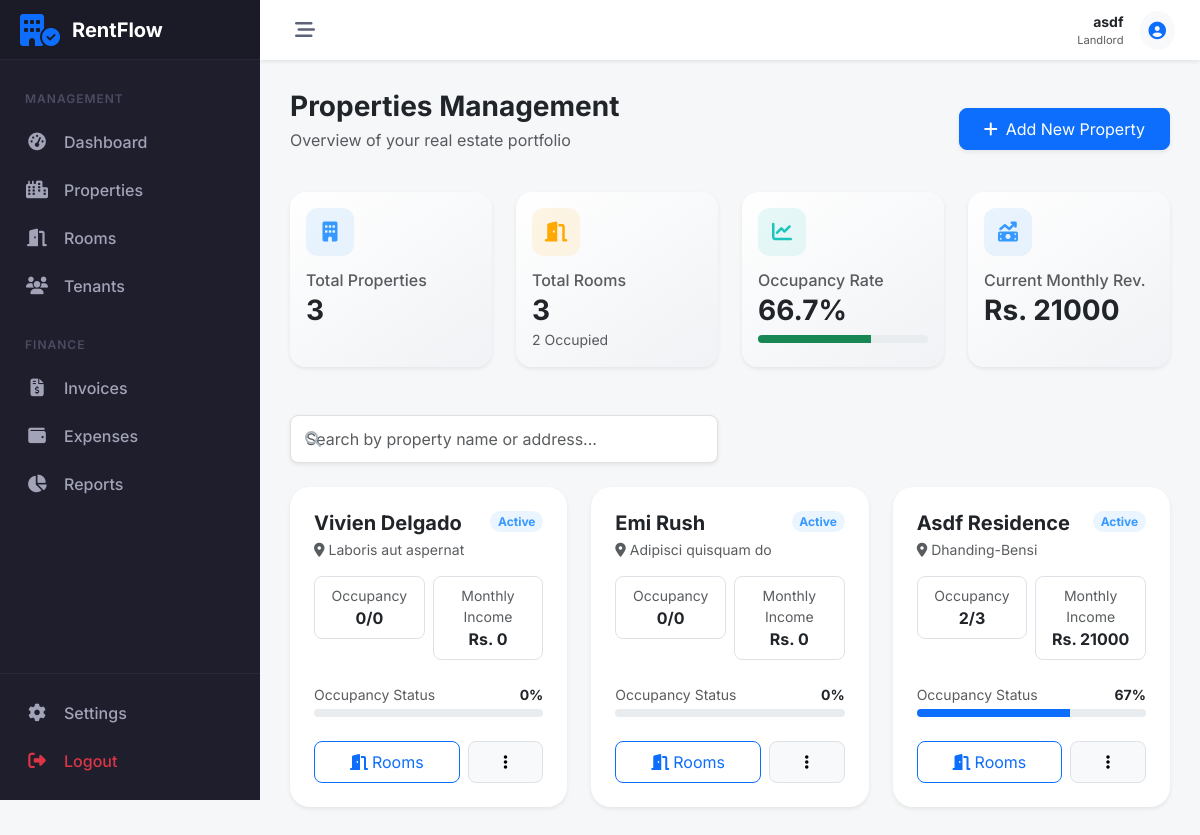
The app's page /properties/ (signed in) with its own data.
### accounts/models.py (models this page shows, shortened)
class Profile(models.Model):
    ROLE_CHOICES = (
        ('LANDLORD', 'Landlord'),
        ('TENANT', 'Tenant'),
    )
    user = models.OneToOneField(User, on_delete=models.CASCADE, related_name='profile')
    role = models.CharField(max_length=10, choices=ROLE_CHOICES, default='TENANT', db_index=True)
    phone = models.CharField(max_length=15, blank=True)
    address = models.TextField(blank=True)
    needs_password_change = models.BooleanField(default=False)
    created_at = models.DateTimeField(auto_now_add=True)
    updated_at = models.DateTimeField(auto_now=True)

### properties/models.py (models this page shows, shortened)
class Property(models.Model):
    landlord = models.ForeignKey(User, on_delete=models.CASCADE, related_name='properties')
    name = models.CharField(max_length=100)
    address = models.TextField()
    description = models.TextField(blank=True)
    created_at = models.DateTimeField(auto_now_add=True)
    class Meta:
        verbose_name_plural = "Properties"

### properties/views.py (the view)
# urls.py: path('', PropertyListView.as_view(), name='property_list'),
class PropertyListView(LandlordRequiredMixin, ListView):
    model = Property
    template_name = 'properties/property_list.html'
    context_object_name = 'properties'
    def get_queryset(self):
        return Property.objects.filter(landlord=self.request.user).annotate(
            num_rooms=Count('rooms', distinct=True),
            num_occupied=Count('rooms', filter=Q(rooms__tenancies__is_active=True), distinct=True),
            total_potential_income=Sum('rooms__monthly_rent'),
            total_actual_income=Sum(
                Case(
                    When(rooms__tenancies__is_active=True, then='rooms__monthly_rent'),
                    default=0,
                    output_field=DecimalField()
                )
            )
        ).order_by('-created_at')
    def get_context_data(self, **kwargs):
        context = super().get_context_data(**kwargs)
        properties = self.get_queryset()
        total_properties = properties.count()
        total_rooms = sum(p.num_rooms for p in properties)
        total_occupied = sum(p.num_occupied for p in properties)
        total_monthly_revenue = sum(p.total_actual_income or 0 for p in properties)
        occupancy_rate = (total_occupied / total_rooms * 100) if total_rooms > 0 else 0
        context.update({
            'total_properties': total_properties,
            'total_rooms': total_rooms,
            'total_occupied': total_occupied,
            'total_monthly_revenue': total_monthly_revenue,
            'occupancy_rate': round(occupancy_rate, 1),
        })
        return context

### properties/templates/properties/property_list.html (shortened to what this page needs)
{% extends 'core/base.html' %}
{% load static %}
{% block content %}
<div class="row align-items-center mb-4">
    <div class="col-md-6">
        <h3 class="fw-bold mb-1">Properties Management</h3>
        <p class="text-muted">Overview of your real estate portfolio</p>
    </div>
    <div class="col-md-6 text-md-end">
        <a href="{% url 'properties:property_add' %}" class="btn btn-primary px-4 py-2 rounded-3 shadow-sm">
            <i class="fa-solid fa-plus me-2"></i>Add New Property
        </a>
    </div>
</div>
<div class="row g-4 mb-5">
    <div class="col-xl-3 col-md-6">
        <div class="card metric-card shadow-sm h-100">
            <div class="card-body">
                <div class="card-icon badge-soft-primary">
                    <i class="fa-solid fa-building fa-lg"></i>
                </div>
                <h6 class="text-muted mb-1">Total Properties</h6>
                <h3 class="fw-bold mb-0">{{ total_properties }}</h3>
            </div>
        </div>
    </div>
    <div class="col-xl-3 col-md-6">
        <div class="card metric-card shadow-sm h-100">
            <div class="card-body">
                <div class="card-icon badge-soft-warning">
                    <i class="fa-solid fa-door-open fa-lg"></i>
                </div>
                <h6 class="text-muted mb-1">Total Rooms</h6>
                <h3 class="fw-bold mb-0">{{ total_rooms }}</h3>
                <small class="text-muted">{{ total_occupied }} Occupied</small>
            </div>
        </div>
    </div>
    <div class="col-xl-3 col-md-6">
        <div class="card metric-card shadow-sm h-100">
            <div class="card-body">
                <div class="card-icon badge-soft-success">
                    <i class="fa-solid fa-chart-line fa-lg"></i>
                </div>
                <h6 class="text-muted mb-1">Occupancy Rate</h6>
                <h3 class="fw-bold mb-0">{{ occupancy_rate }}%</h3>
                <div class="progress progress-compact mt-2">
                    <div class="progress-bar bg-success" role="progressbar" style="width: {{ occupancy_rate }}%"></div>
                </div>
            </div>
        </div>
    </div>
    <div class="col-xl-3 col-md-6">
        <div class="card metric-card shadow-sm h-100">
            <div class="card-body">
                <div class="card-icon badge-soft-primary">
                    <i class="fa-solid fa-money-bill-trend-up fa-lg"></i>
                </div>
                <h6 class="text-muted mb-1">Current Monthly Rev.</h6>
                <h3 class="fw-bold mb-0">Rs. {{ total_monthly_revenue }}</h3>
            </div>
        </div>
    </div>
</div>
<div class="row mb-4">
    <div class="col-md-6">
        <div class="search-container">
            <i class="fa-solid fa-magnifying-glass"></i>
            <input type="text" id="propertySearch" class="form-control search-input shadow-sm"
                placeholder="Search by property name or address...">
        </div>
    </div>
</div>
<div class="row g-4" id="propertyGrid">
    {% for property in properties %}
    <div class="col-md-6 col-xl-4 property-item" data-name="{{ property.name|lower }}"
        data-address="{{ property.address|lower }}">
        <div class="card property-card shadow-sm">
            <div class="card-body p-4">
                <div class="d-flex justify-content-between align-items-start mb-3">
                    <div>
                        <h5 class="fw-bold mb-1">{{ property.name }}</h5>
                        <p class="text-muted small mb-0"><i class="fa-solid fa-location-dot me-1"></i>{{ property.address }}</p>
                    </div>
                    <span class="badge {% if property.num_occupied == property.num_rooms and property.num_rooms > 0 %}badge-soft-success{% else %}badge-soft-primary{% endif %} rounded-pill">
                        {% if property.num_occupied == property.num_rooms and property.num_rooms > 0 %}Full{% else %}Active{% endif %}
                    </span>
                </div>
                <div class="row g-2 mb-4">
                    <div class="col-6">
                        <div class="p-2 border rounded-3 text-center">
                            <small class="text-muted d-block">Occupancy</small>
                            <span class="fw-bold">{{ property.num_occupied }}/{{ property.num_rooms }}</span>
                        </div>
                    </div>
                    <div class="col-6">
                        <div class="p-2 border rounded-3 text-center">
                            <small class="text-muted d-block">Monthly Income</small>
                            <span class="fw-bold">Rs. {{ property.total_actual_income|default:0 }}</span>
                        </div>
                    </div>
                </div>
                <div class="mb-4">
                    <div class="d-flex justify-content-between mb-1">
                        <small class="text-muted">Occupancy Status</small>
                        <small class="fw-bold">{% if property.num_rooms > 0 %}{% widthratio property.num_occupied property.num_rooms 100 %}{% else %}0{% endif %}%</small>
                    </div>
                    <div class="progress progress-compact">
                        <div class="progress-bar bg-primary" role="progressbar"
                            style="width: {% if property.num_rooms > 0 %}{% widthratio property.num_occupied property.num_rooms 100 %}{% else %}0{% endif %}%"></div>
                    </div>
                </div>
                <div class="d-flex gap-2">
                    <a href="{% url 'properties:room_list' %}?property={{ property.id }}"
                        class="btn btn-outline-primary flex-fill rounded-3 py-2">
                        <i class="fa-solid fa-door-open me-1"></i>Rooms
                    </a>
                    <div class="dropdown flex-fill">
                        <button class="btn btn-light w-100 rounded-3 py-2 border" type="button" data-bs-toggle="dropdown">
                            <i class="fa-solid fa-ellipsis-vertical"></i>
                        </button>
                    </div>
                </div>
            </div>
        </div>
    </div>
    {% endfor %}
</div>
{% endblock %}

### core/templates/core/base.html (shortened to what this page needs)
<!DOCTYPE html>
<html lang="en">
<head>
    <link href="https://cdn.jsdelivr.net/npm/bootstrap@5.3.0/dist/css/bootstrap.min.css" rel="stylesheet">
    <link rel="stylesheet" href="https://cdnjs.cloudflare.com/ajax/libs/font-awesome/6.5.1/css/all.min.css">
</head>
<body>
    {% if user.is_authenticated %}
    <aside id="sidebar">
        <div class="sidebar-logo">
            <i class="fa-solid fa-building-circle-check fa-2x text-primary"></i>
            <span class="logo-text">RentFlow</span>
        </div>
        <div class="sidebar-nav">
            {% if user.profile.role == 'LANDLORD' %}
            <div class="nav-header">Management</div>
            <a href="{% url 'dashboard:landlord_dash' %}"
                class="nav-link-custom {% if 'dashboard' in request.resolver_match.view_name %}active{% endif %}">
                <i class="fa-solid fa-gauge-high"></i>
                <span>Dashboard</span>
            </a>
            <div class="nav-item">
                <a class="nav-link-custom" data-bs-toggle="collapse" href="#collapse-properties" role="button"
                    aria-expanded="false" aria-controls="collapse-properties">
                    <i class="fa-solid fa-city"></i>
                    <span>Properties</span>
                </a>
            </div>
            <div class="nav-item">
                <a class="nav-link-custom" data-bs-toggle="collapse" href="#collapse-rooms" role="button"
                    aria-expanded="false" aria-controls="collapse-rooms">
                    <i class="fa-solid fa-door-open"></i>
                    <span>Rooms</span>
                </a>
            </div>
            <div class="nav-item">
                <a class="nav-link-custom" data-bs-toggle="collapse" href="#collapse-tenants" role="button"
                    aria-expanded="false" aria-controls="collapse-tenants">
                    <i class="fa-solid fa-users"></i>
                    <span>Tenants</span>
                </a>
            </div>
            <div class="nav-header mt-3">Finance</div>
            <div class="nav-item">
                <a class="nav-link-custom" data-bs-toggle="collapse" href="#collapse-invoices" role="button"
                    aria-expanded="false" aria-controls="collapse-invoices">
                    <i class="fa-solid fa-file-invoice-dollar"></i>
                    <span>Invoices</span>
                </a>
            </div>
            <div class="nav-item">
                <a class="nav-link-custom" data-bs-toggle="collapse" href="#collapse-expenses" role="button"
                    aria-expanded="false" aria-controls="collapse-expenses">
                    <i class="fa-solid fa-wallet"></i>
                    <span>Expenses</span>
                </a>
            </div>
            <a href="{% url 'payments:financial_report' %}"
                class="nav-link-custom {% if 'report' in request.resolver_match.view_name %}active{% endif %}">
                <i class="fa-solid fa-chart-pie"></i>
                <span>Reports</span>
            </a>
            {% endif %}
        </div>
        <div class="sidebar-footer">
            <a href="#" class="nav-link-custom">
                <i class="fa-solid fa-gear"></i>
                <span>Settings</span>
            </a>
            <a href="javascript:void(0)" onclick="document.getElementById('logout-form').submit()"
                class="nav-link-custom text-danger">
                <i class="fa-solid fa-right-from-bracket"></i>
                <span>Logout</span>
            </a>
        </div>
    </aside>
    <div id="main-wrapper">
        <header id="topbar">
            <button class="toggle-btn" id="sidebar-toggle">
                <i class="fa-solid fa-bars-staggered"></i>
            </button>
            <div class="ms-auto d-flex align-items-center">
                <div class="me-3 d-none d-md-block text-end">
                    <div class="fw-bold small text-dark">{{ user.username }}</div>
                    <div class="text-muted small" style="font-size: 0.7rem;">{{ user.profile.get_role_display }}</div>
                </div>
                <div class="dropdown">
                    <a href="#" class="btn btn-light btn-sm rounded-circle p-2" data-bs-toggle="dropdown">
                    </a>
                </div>
            </div>
        </header>
        <main id="content-area">
            {% block content %}{% endblock %}
        </main>
    </div>
    {% endif %}
</body>
</html>

### records on screen
Property: name "Vivien Delgado", address "Laboris aut aspernat", shows "Active", num_occupied "0", num_rooms "0", total_actual_income "0"
Property: name "Emi Rush", address "Adipisci quisquam do", shows "Active", num_occupied "0", num_rooms "0", total_actual_income "0"
Property: name "Asdf Residence", address "Dhanding-Bensi", shows "Active", num_occupied "2", num_rooms "3", total_actual_income "21000", num_occupied "67"

### other values on screen
{{ user.username }} "asdf"
{{ user.profile.get_role_display }} "Landlord"
{{ total_properties }} "3"
{{ total_rooms }} "3"
{{ total_occupied }} "2"
{{ occupancy_rate }} "66.7"
{{ total_monthly_revenue }} "21000"
